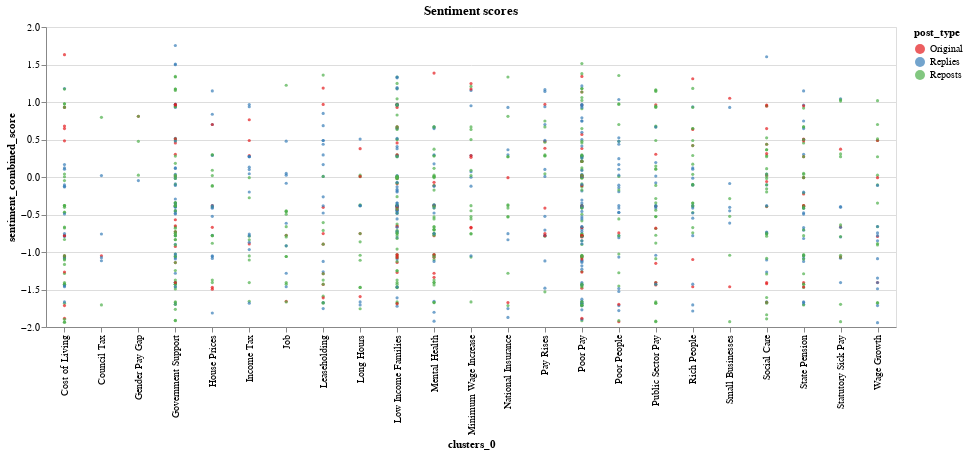

Write notebook code for a chart like this one.
### Markdown cell above
From the plot, we can see that
* Postive sentiment is when the combined sentiment score is above 1
* Negative sentiment is when the combined sentiment score is below -0.81 
* Neutral sentiment is when the combined sentiment score is between 1 and -0.81

### Code cell
alt.Chart(data,width=850,height=300,title="Sentiment scores").mark_circle(size=10).encode(x=alt.X('clusters_0'),
    y='sentiment_combined_score',color=alt.Color('post_type',scale=alt.Scale(scheme='set1')),tooltip=['sentiment_summary','post_type','sentiment_combined_score:N']).interactive()

### Figure 1 — Vega-Lite specification as saved in the notebook (floating-point values rounded to 4 significant figures; data arrays with more than 128 entries replaced by an {"elided": "..."} marker saying what was removed)
{"config": {"view": {"continuousWidth": 400, "continuousHeight": 300}}, "data": {"name": "data-7df89fd02e83f8e3b721acb64c0e80fc"}, "mark": {"type": "circle", "size": 10}, "encoding": {"color": {"type": "nominal", "field": "post_type", "scale": {"scheme": "set1"}}, "tooltip": [{"type": "nominal", "field": "sentiment_summary"}, {"type": "nominal", "field": "post_type"}, {"type": "nominal", "field": "sentiment_combined_score"}], "x": {"type": "nominal", "field": "clusters_0"}, "y": {"type": "quantitative", "field": "sentiment_combined_score"}}, "height": 300, "selection": {"selector002": {"type": "interval", "bind": "scales", "encodings": ["x", "y"]}}, "title": "Sentiment scores", "width": 850, "$schema": "https://vega.github.io/schema/vega-lite/v4.8.1.json", "datasets": {"data-7df89fd02e83f8e3b721acb64c0e80fc": {"elided": "1000 records"}}}
